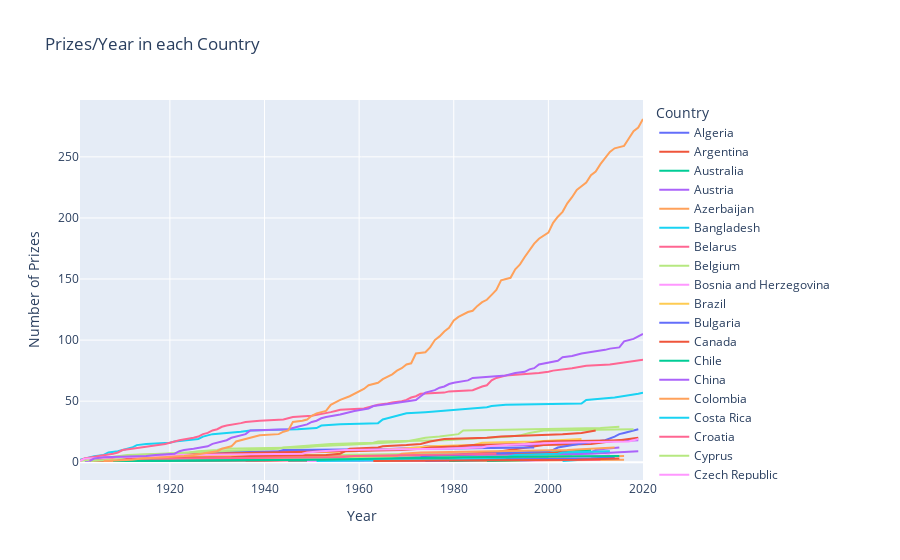

Notebook code for this chart:
### Markdown cell above
### Number of Prizes Won by Each Country Over Time

* When did the United States eclipse every other country in terms of the number of prizes won? 
* Which country or countries were leading previously?
* Calculate the cumulative number of prizes won by each country in every year. Again, use the `birth_country_current` of the winner to calculate this. 
* Create a [plotly line chart](https://plotly.com/python/line-charts/) where each country is a coloured line.

### Code cell
nr_prizes_country_year = df_data.groupby(["birth_country_current","year"],as_index=False)["prize"].count().sort_values(["birth_country_current","year"])

nr_prizes_country_year["cum_prize"] = nr_prizes_country_year.groupby("birth_country_current")["prize"].cumsum()
# nr_prizes_country_year[nr_prizes_country_year["birth_country_current"] == "United States of America"]
nr_prizes_country_year_line = px.line(data_frame=nr_prizes_country_year,x="year",y="cum_prize",color="birth_country_current",
                                      title="Prizes/Year in each Country")
nr_prizes_country_year_line.update_layout(yaxis_title = "Number of Prizes",xaxis_title="Year",legend_title_text = "Country")

### Figure 1 — Plotly figure (JSON) as saved in the notebook; plotly's stock layout.template omitted (floating-point values rounded to 4 significant figures)
{"data": [{"hovertemplate": "birth_country_current=Algeria<br>year=%{x}<br>cum_prize=%{y}<extra></extra>", "legendgroup": "Algeria", "line": {"color": "#636efa", "dash": "solid"}, "marker": {"symbol": "circle"}, "mode": "lines", "name": "Algeria", "orientation": "v", "showlegend": true, "type": "scatter", "x": [1957, 1997], "xaxis": "x", "y": [1, 2], "yaxis": "y"}, {"hovertemplate": "birth_country_current=Argentina<br>year=%{x}<br>cum_prize=%{y}<extra></extra>", "legendgroup": "Argentina", "line": {"color": "#EF553B", "dash": "solid"}, "marker": {"symbol": "circle"}, "mode": "lines", "name": "Argentina", "orientation": "v", "showlegend": true, "type": "scatter", "x": [1936, 1947, 1980, 1984], "xaxis": "x", "y": [1, 2, 3, 4], "yaxis": "y"}, {"hovertemplate": "birth_country_current=Australia<br>year=%{x}<br>cum_prize=%{y}<extra></extra>", "legendgroup": "Australia", "line": {"color": "#00cc96", "dash": "solid"}, "marker": {"symbol": "circle"}, "mode": "lines", "name": "Australia", "orientation": "v", "showlegend": true, "type": "scatter", "x": [1915, 1945, 1960, 1963, 1964, 1975, 1996, 2005, 2009], "xaxis": "x", "y": [1, 2, 3, 4, 5, 6, 7, 9, 10], "yaxis": "y"}, {"hovertemplate": "birth_country_current=Austria<br>year=%{x}<br>cum_prize=%{y}<extra></extra>", "legendgroup": "Austria", "line": {"color": "#ab63fa", "dash": "solid"}, "marker": {"symbol": "circle"}, "mode": "lines", "name": "Austria", "orientation": "v", "showlegend": true, "type": "scatter", "x": [1911, 1914, 1925, 1927, 1930, 1933, 1936, 1938, 1945, 1962, 1973, 1974, 1998, 2000, 2004, 2013, 2019], "xaxis": "x", "y": [1, 2, 3, 4, 5, 6, 7, 8, 9, 10, 12, 13, 14, 15, 16, 17, 18], "yaxis": "y"}, {"hovertemplate": "birth_country_current=Azerbaijan<br>year=%{x}<br>cum_prize=%{y}<extra></extra>", "legendgroup": "Azerbaijan", "line": {"color": "#FFA15A", "dash": "solid"}, "marker": {"symbol": "circle"}, "mode": "lines", "name": "Azerbaijan", "orientation": "v", "showlegend": true, "type": "scatter", "x": [1962], "xaxis": "x", "y": [1], "yaxis": "y"}, {"hovertemplate": "birth_country_current=Bangladesh<br>year=%{x}<br>cum_prize=%{y}<extra></extra>", "legendgroup": "Bangladesh", "line": {"color": "#19d3f3", "dash": "solid"}, "marker": {"symbol": "circle"}, "mode": "lines", "name": "Bangladesh", "orientation": "v", "showlegend": true, "type": "scatter", "x": [2006], "xaxis": "x", "y": [1], "yaxis": "y"}, {"hovertemplate": "birth_country_current=Belarus<br>year=%{x}<br>cum_prize=%{y}<extra></extra>", "legendgroup": "Belarus", "line": {"color": "#FF6692", "dash": "solid"}, "marker": {"symbol": "circle"}, "mode": "lines", "name": "Belarus", "orientation": "v", "showlegend": true, "type": "scatter", "x": [1971, 1978, 1994, 2000], "xaxis": "x", "y": [1, 2, 3, 4], "yaxis": "y"}, {"hovertemplate": "birth_country_current=Belgium<br>year=%{x}<br>cum_prize=%{y}<extra></extra>", "legendgroup": "Belgium", "line": {"color": "#B6E880", "dash": "solid"}, "marker": {"symbol": "circle"}, "mode": "lines", "name": "Belgium", "orientation": "v", "showlegend": true, "type": "scatter", "x": [1909, 1911, 1913, 1919, 1938, 1958, 1974, 2005, 2013], "xaxis": "x", "y": [1, 2, 3, 4, 5, 6, 7, 8, 9], "yaxis": "y"}, {"hovertemplate": "birth_country_current=Bosnia and Herzegovina<br>year=%{x}<br>cum_prize=%{y}<extra></extra>", "legendgroup": "Bosnia and Herzegovina", "line": {"color": "#FF97FF", "dash": "solid"}, "marker": {"symbol": "circle"}, "mode": "lines", "name": "Bosnia and Herzegovina", "orientation": "v", "showlegend": true, "type": "scatter", "x": [1961, 1975], "xaxis": "x", "y": [1, 2], "yaxis": "y"}, {"hovertemplate": "birth_country_current=Brazil<br>year=%{x}<br>cum_prize=%{y}<extra></extra>", "legendgroup": "Brazil", "line": {"color": "#FECB52", "dash": "solid"}, "marker": {"symbol": "circle"}, "mode": "lines", "name": "Brazil", "orientation": "v", "showlegend": true, "type": "scatter", "x": [1960], "xaxis": "x", "y": [1], "yaxis": "y"}, {"hovertemplate": "birth_country_current=Bulgaria<br>year=%{x}<br>cum_prize=%{y}<extra></extra>", "legendgroup": "Bulgaria", "line": {"color": "#636efa", "dash": "solid"}, "marker": {"symbol": "circle"}, "mode": "lines", "name": "Bulgaria", "orientation": "v", "showlegend": true, "type": "scatter", "x": [1981], "xaxis": "x", "y": [1], "yaxis": "y"}, {"hovertemplate": "birth_country_current=Canada<br>year=%{x}<br>cum_prize=%{y}<extra></extra>", "legendgroup": "Canada", "line": {"color": "#EF553B", "dash": "solid"}, "marker": {"symbol": "circle"}, "mode": "lines", "name": "Canada", "orientation": "v", "showlegend": true, "type": "scatter", "x": [1923, 1949, 1957, 1966, 1976, 1981, 1983, 1989, 1990, 1992, 1994, 1996, 1997, 1999, 2009, 2011, 2013, 2015, 2018, 2019], "xaxis": "x", "y": [1, 2, 3, 4, 5, 6, 7, 8, 9, 10, 11, 12, 13, 14, 15, 16, 17, 18, 19, 20], "yaxis": "y"}, {"hovertemplate": "birth_country_current=Chile<br>year=%{x}<br>cum_prize=%{y}<extra></extra>", "legendgroup": "Chile", "line": {"color": "#00cc96", "dash": "solid"}, "marker": {"symbol": "circle"}, "mode": "lines", "name": "Chile", "orientation": "v", "showlegend": true, "type": "scatter", "x": [1945, 1971], "xaxis": "x", "y": [1, 2], "yaxis": "y"}, {"hovertemplate": "birth_country_current=China<br>year=%{x}<br>cum_prize=%{y}<extra></extra>", "legendgroup": "China", "line": {"color": "#ab63fa", "dash": "solid"}, "marker": {"symbol": "circle"}, "mode": "lines", "name": "China", "orientation": "v", "showlegend": true, "type": "scatter", "x": [1956, 1957, 1989, 1992, 1998, 2000, 2009, 2010, 2012, 2015], "xaxis": "x", "y": [1, 3, 4, 5, 6, 7, 8, 10, 11, 12], "yaxis": "y"}, {"hovertemplate": "birth_country_current=Colombia<br>year=%{x}<br>cum_prize=%{y}<extra></extra>", "legendgroup": "Colombia", "line": {"color": "#FFA15A", "dash": "solid"}, "marker": {"symbol": "circle"}, "mode": "lines", "name": "Colombia", "orientation": "v", "showlegend": true, "type": "scatter", "x": [1982, 2016], "xaxis": "x", "y": [1, 2], "yaxis": "y"}, {"hovertemplate": "birth_country_current=Costa Rica<br>year=%{x}<br>cum_prize=%{y}<extra></extra>", "legendgroup": "Costa Rica", "line": {"color": "#19d3f3", "dash": "solid"}, "marker": {"symbol": "circle"}, "mode": "lines", "name": "Costa Rica", "orientation": "v", "showlegend": true, "type": "scatter", "x": [1987], "xaxis": "x", "y": [1], "yaxis": "y"}, {"hovertemplate": "birth_country_current=Croatia<br>year=%{x}<br>cum_prize=%{y}<extra></extra>", "legendgroup": "Croatia", "line": {"color": "#FF6692", "dash": "solid"}, "marker": {"symbol": "circle"}, "mode": "lines", "name": "Croatia", "orientation": "v", "showlegend": true, "type": "scatter", "x": [1939], "xaxis": "x", "y": [1], "yaxis": "y"}, {"hovertemplate": "birth_country_current=Cyprus<br>year=%{x}<br>cum_prize=%{y}<extra></extra>", "legendgroup": "Cyprus", "line": {"color": "#B6E880", "dash": "solid"}, "marker": {"symbol": "circle"}, "mode": "lines", "name": "Cyprus", "orientation": "v", "showlegend": true, "type": "scatter", "x": [2010], "xaxis": "x", "y": [1], "yaxis": "y"}, {"hovertemplate": "birth_country_current=Czech Republic<br>year=%{x}<br>cum_prize=%{y}<extra></extra>", "legendgroup": "Czech Republic", "line": {"color": "#FF97FF", "dash": "solid"}, "marker": {"symbol": "circle"}, "mode": "lines", "name": "Czech Republic", "orientation": "v", "showlegend": true, "type": "scatter", "x": [1905, 1947, 1959, 1984, 2007], "xaxis": "x", "y": [1, 3, 4, 5, 6], "yaxis": "y"}, {"hovertemplate": "birth_country_current=Democratic Republic of the Congo<br>year=%{x}<br>cum_prize=%{y}<extra></extra>", "legendgroup": "Democratic Republic of the Congo", "line": {"color": "#FECB52", "dash": "solid"}, "marker": {"symbol": "circle"}, "mode": "lines", "name": "Democratic Republic of the Congo", "orientation": "v", "showlegend": true, "type": "scatter", "x": [2018], "xaxis": "x", "y": [1], "yaxis": "y"}, {"hovertemplate": "birth_country_current=Denmark<br>year=%{x}<br>cum_prize=%{y}<extra></extra>", "legendgroup": "Denmark", "line": {"color": "#636efa", "dash": "solid"}, "marker": {"symbol": "circle"}, "mode": "lines", "name": "Denmark", "orientation": "v", "showlegend": true, "type": "scatter", "x": [1903, 1908, 1917, 1920, 1922, 1926, 1928, 1943, 1944, 1975, 1997], "xaxis": "x", "y": [1, 2, 4, 5, 6, 7, 8, 9, 10, 11, 12], "yaxis": "y"}, {"hovertemplate": "birth_country_current=East Timor<br>year=%{x}<br>cum_prize=%{y}<extra></extra>", "legendgroup": "East Timor", "line": {"color": "#EF553B", "dash": "solid"}, "marker": {"symbol": "circle"}, "mode": "lines", "name": "East Timor", "orientation": "v", "showlegend": true, "type": "scatter", "x": [1996], "xaxis": "x", "y": [2], "yaxis": "y"}, {"hovertemplate": "birth_country_current=Egypt<br>year=%{x}<br>cum_prize=%{y}<extra></extra>", "legendgroup": "Egypt", "line": {"color": "#00cc96", "dash": "solid"}, "marker": {"symbol": "circle"}, "mode": "lines", "name": "Egypt", "orientation": "v", "showlegend": true, "type": "scatter", "x": [1964, 1978, 1988, 1994, 1999, 2005], "xaxis": "x", "y": [1, 2, 3, 4, 5, 6], "yaxis": "y"}, {"hovertemplate": "birth_country_current=Ethiopia<br>year=%{x}<br>cum_prize=%{y}<extra></extra>", "legendgroup": "Ethiopia", "line": {"color": "#ab63fa", "dash": "solid"}, "marker": {"symbol": "circle"}, "mode": "lines", "name": "Ethiopia", "orientation": "v", "showlegend": true, "type": "scatter", "x": [2019], "xaxis": "x", "y": [1], "yaxis": "y"}, {"hovertemplate": "birth_country_current=Finland<br>year=%{x}<br>cum_prize=%{y}<extra></extra>", "legendgroup": "Finland", "line": {"color": "#FFA15A", "dash": "solid"}, "marker": {"symbol": "circle"}, "mode": "lines", "name": "Finland", "orientation": "v", "showlegend": true, "type": "scatter", "x": [1939, 1945, 1967, 2008, 2016], "xaxis": "x", "y": [1, 2, 3, 4, 5], "yaxis": "y"}, {"hovertemplate": "birth_country_current=France<br>year=%{x}<br>cum_prize=%{y}<extra></extra>", "legendgroup": "France", "line": {"color": "#19d3f3", "dash": "solid"}, "marker": {"symbol": "circle"}, "mode": "lines", "name": "France", "orientation": "v", "showlegend": true, "type": "scatter", "x": [1901, 1903, 1904, 1906, 1907, 1909, 1912, 1913, 1915, 1920, 1921, 1926, 1927, 1928, 1929, 1935, 1937, 1947, 1951, 1952, 1956, 1964, 1965, 1966, 1967, 1968, 1970, 1974, 1977, 1980, 1983, 1987, 1988, 1991, 2007, 2008, 2014, 2016, 2018, 2019, 2020], "xaxis": "x", "y": [2, 4, 5, 6, 8, 9, 12, 14, 15, 16, 17, 19, 21, 22, 23, 25, 26, 27, 28, 30, 31, 32, 35, 36, 37, 38, 40, 41, 42, 43, 44, 45, 46, 47, 48, 51, 53, 54, 55, 56, 57], "yaxis": "y"}, {"hovertemplate": "birth_country_current=Germany<br>year=%{x}<br>cum_prize=%{y}<extra></extra>", "legendgroup": "Germany", "line": {"color": "#FF6692", "dash": "solid"}, "marker": {"symbol": "circle"}, "mode": "lines", "name": "Germany", "orientation": "v", "showlegend": true, "type": "scatter", "x": [1901, 1902, 1905, 1907, 1908, 1909, 1910, 1912, 1914, 1915, 1918, 1919, 1920, 1921, 1922, 1925, 1926, 1927, 1928, 1929, 1930, 1931, 1932, 1935, 1936, 1939, 1944, 1945, 1946, 1950, 1953, 1954, 1955, 1956, 1961, 1963, 1964, 1966, 1967, 1969, 1970, 1971, 1972, 1973, 1978, 1979, 1984, 1986, 1987, 1988, 1989, 1991, 1995, 1998, 2000, 2001, 2005, 2007, 2008, 2013, 2017, 2019, 2020], "xaxis": "x", "y": [1, 3, 5, 6, 7, 8, 10, 11, 12, 13, 14, 15, 16, 17, 18, 20, 21, 23, 24, 26, 27, 29, 30, 32, 33, 34, 35, 36, 37, 38, 40, 41, 42, 43, 44, 46, 47, 48, 49, 50, 51, 53, 54, 56, 57, 58, 59, 62, 63, 67, 69, 71, 72, 73, 74, 75, 77, 78, 79, 80, 82, 83, 84], "yaxis": "y"}, {"hovertemplate": "birth_country_current=Ghana<br>year=%{x}<br>cum_prize=%{y}<extra></extra>", "legendgroup": "Ghana", "line": {"color": "#B6E880", "dash": "solid"}, "marker": {"symbol": "circle"}, "mode": "lines", "name": "Ghana", "orientation": "v", "showlegend": true, "type": "scatter", "x": [2001], "xaxis": "x", "y": [1], "yaxis": "y"}, {"hovertemplate": "birth_country_current=Greece<br>year=%{x}<br>cum_prize=%{y}<extra></extra>", "legendgroup": "Greece", "line": {"color": "#FF97FF", "dash": "solid"}, "marker": {"symbol": "circle"}, "mode": "lines", "name": "Greece", "orientation": "v", "showlegend": true, "type": "scatter", "x": [1979], "xaxis": "x", "y": [1], "yaxis": "y"}, {"hovertemplate": "birth_country_current=Guadeloupe Island<br>year=%{x}<br>cum_prize=%{y}<extra></extra>", "legendgroup": "Guadeloupe Island", "line": {"color": "#FECB52", "dash": "solid"}, "marker": {"symbol": "circle"}, "mode": "lines", "name": "Guadeloupe Island", "orientation": "v", "showlegend": true, "type": "scatter", "x": [1960], "xaxis": "x", "y": [1], "yaxis": "y"}, {"hovertemplate": "birth_country_current=Guatemala<br>year=%{x}<br>cum_prize=%{y}<extra></extra>", "legendgroup": "Guatemala", "line": {"color": "#636efa", "dash": "solid"}, "marker": {"symbol": "circle"}, "mode": "lines", "name": "Guatemala", "orientation": "v", "showlegend": true, "type": "scatter", "x": [1967, 1992], "xaxis": "x", "y": [1, 2], "yaxis": "y"}, {"hovertemplate": "birth_country_current=Hungary<br>year=%{x}<br>cum_prize=%{y}<extra></extra>", "legendgroup": "Hungary", "line": {"color": "#EF553B", "dash": "solid"}, "marker": {"symbol": "circle"}, "mode": "lines", "name": "Hungary", "orientation": "v", "showlegend": true, "type": "scatter", "x": [1937, 1943, 1961, 1963, 1971, 1994, 2002, 2004], "xaxis": "x", "y": [1, 2, 3, 4, 5, 7, 8, 9], "yaxis": "y"}, {"hovertemplate": "birth_country_current=Iceland<br>year=%{x}<br>cum_prize=%{y}<extra></extra>", "legendgroup": "Iceland", "line": {"color": "#00cc96", "dash": "solid"}, "marker": {"symbol": "circle"}, "mode": "lines", "name": "Iceland", "orientation": "v", "showlegend": true, "type": "scatter", "x": [1955], "xaxis": "x", "y": [1], "yaxis": "y"}, {"hovertemplate": "birth_country_current=India<br>year=%{x}<br>cum_prize=%{y}<extra></extra>", "legendgroup": "India", "line": {"color": "#ab63fa", "dash": "solid"}, "marker": {"symbol": "circle"}, "mode": "lines", "name": "India", "orientation": "v", "showlegend": true, "type": "scatter", "x": [1902, 1907, 1913, 1930, 1968, 1998, 2009, 2014, 2019], "xaxis": "x", "y": [1, 2, 3, 4, 5, 6, 7, 8, 9], "yaxis": "y"}, {"hovertemplate": "birth_country_current=Indonesia<br>year=%{x}<br>cum_prize=%{y}<extra></extra>", "legendgroup": "Indonesia", "line": {"color": "#FFA15A", "dash": "solid"}, "marker": {"symbol": "circle"}, "mode": "lines", "name": "Indonesia", "orientation": "v", "showlegend": true, "type": "scatter", "x": [1924], "xaxis": "x", "y": [1], "yaxis": "y"}, {"hovertemplate": "birth_country_current=Iran<br>year=%{x}<br>cum_prize=%{y}<extra></extra>", "legendgroup": "Iran", "line": {"color": "#19d3f3", "dash": "solid"}, "marker": {"symbol": "circle"}, "mode": "lines", "name": "Iran", "orientation": "v", "showlegend": true, "type": "scatter", "x": [2003, 2007], "xaxis": "x", "y": [1, 2], "yaxis": "y"}, {"hovertemplate": "birth_country_current=Iraq<br>year=%{x}<br>cum_prize=%{y}<extra></extra>", "legendgroup": "Iraq", "line": {"color": "#FF6692", "dash": "solid"}, "marker": {"symbol": "circle"}, "mode": "lines", "name": "Iraq", "orientation": "v", "showlegend": true, "type": "scatter", "x": [2018], "xaxis": "x", "y": [1], "yaxis": "y"}, {"hovertemplate": "birth_country_current=Ireland<br>year=%{x}<br>cum_prize=%{y}<extra></extra>", "legendgroup": "Ireland", "line": {"color": "#B6E880", "dash": "solid"}, "marker": {"symbol": "circle"}, "mode": "lines", "name": "Ireland", "orientation": "v", "showlegend": true, "type": "scatter", "x": [1923, 1925, 1951, 1969, 2015], "xaxis": "x", "y": [1, 2, 3, 4, 5], "yaxis": "y"}, {"hovertemplate": "birth_country_current=Israel<br>year=%{x}<br>cum_prize=%{y}<extra></extra>", "legendgroup": "Israel", "line": {"color": "#FF97FF", "dash": "solid"}, "marker": {"symbol": "circle"}, "mode": "lines", "name": "Israel", "orientation": "v", "showlegend": true, "type": "scatter", "x": [1994, 2002, 2004, 2009, 2011, 2013], "xaxis": "x", "y": [1, 2, 3, 4, 5, 6], "yaxis": "y"}, {"hovertemplate": "birth_country_current=Italy<br>year=%{x}<br>cum_prize=%{y}<extra></extra>", "legendgroup": "Italy", "line": {"color": "#FECB52", "dash": "solid"}, "marker": {"symbol": "circle"}, "mode": "lines", "name": "Italy", "orientation": "v", "showlegend": true, "type": "scatter", "x": [1906, 1907, 1909, 1926, 1934, 1938, 1959, 1963, 1969, 1975, 1984, 1985, 1986, 1997, 2002, 2007], "xaxis": "x", "y": [2, 3, 4, 5, 6, 7, 9, 10, 11, 13, 14, 15, 16, 17, 18, 19], "yaxis": "y"}, {"hovertemplate": "birth_country_current=Japan<br>year=%{x}<br>cum_prize=%{y}<extra></extra>", "legendgroup": "Japan", "line": {"color": "#636efa", "dash": "solid"}, "marker": {"symbol": "circle"}, "mode": "lines", "name": "Japan", "orientation": "v", "showlegend": true, "type": "scatter", "x": [1949, 1965, 1968, 1973, 1974, 1981, 1987, 1994, 2000, 2001, 2002, 2008, 2010, 2012, 2014, 2015, 2016, 2017, 2018, 2019], "xaxis": "x", "y": [1, 2, 3, 4, 5, 6, 7, 8, 9, 10, 12, 16, 17, 18, 21, 23, 24, 25, 26, 27], "yaxis": "y"}, {"hovertemplate": "birth_country_current=Kenya<br>year=%{x}<br>cum_prize=%{y}<extra></extra>", "legendgroup": "Kenya", "line": {"color": "#EF553B", "dash": "solid"}, "marker": {"symbol": "circle"}, "mode": "lines", "name": "Kenya", "orientation": "v", "showlegend": true, "type": "scatter", "x": [2004], "xaxis": "x", "y": [1], "yaxis": "y"}, {"hovertemplate": "birth_country_current=Korea (South Korea)<br>year=%{x}<br>cum_prize=%{y}<extra></extra>", "legendgroup": "Korea (South Korea)", "line": {"color": "#00cc96", "dash": "solid"}, "marker": {"symbol": "circle"}, "mode": "lines", "name": "Korea (South Korea)", "orientation": "v", "showlegend": true, "type": "scatter", "x": [1987, 2000], "xaxis": "x", "y": [1, 2], "yaxis": "y"}, {"hovertemplate": "birth_country_current=Latvia<br>year=%{x}<br>cum_prize=%{y}<extra></extra>", "legendgroup": "Latvia", "line": {"color": "#ab63fa", "dash": "solid"}, "marker": {"symbol": "circle"}, "mode": "lines", "name": "Latvia", "orientation": "v", "showlegend": true, "type": "scatter", "x": [1909], "xaxis": "x", "y": [1], "yaxis": "y"}, {"hovertemplate": "birth_country_current=Liberia<br>year=%{x}<br>cum_prize=%{y}<extra></extra>", "legendgroup": "Liberia", "line": {"color": "#FFA15A", "dash": "solid"}, "marker": {"symbol": "circle"}, "mode": "lines", "name": "Liberia", "orientation": "v", "showlegend": true, "type": "scatter", "x": [2011], "xaxis": "x", "y": [2], "yaxis": "y"}, {"hovertemplate": "birth_country_current=Lithuania<br>year=%{x}<br>cum_prize=%{y}<extra></extra>", "legendgroup": "Lithuania", "line": {"color": "#19d3f3", "dash": "solid"}, "marker": {"symbol": "circle"}, "mode": "lines", "name": "Lithuania", "orientation": "v", "showlegend": true, "type": "scatter", "x": [1977, 1980, 1982], "xaxis": "x", "y": [1, 2, 3], "yaxis": "y"}, {"hovertemplate": "birth_country_current=Luxembourg<br>year=%{x}<br>cum_prize=%{y}<extra></extra>", "legendgroup": "Luxembourg", "line": {"color": "#FF6692", "dash": "solid"}, "marker": {"symbol": "circle"}, "mode": "lines", "name": "Luxembourg", "orientation": "v", "showlegend": true, "type": "scatter", "x": [1908, 2011], "xaxis": "x", "y": [1, 2], "yaxis": "y"}, {"hovertemplate": "birth_country_current=Madagascar<br>year=%{x}<br>cum_prize=%{y}<extra></extra>", "legendgroup": "Madagascar", "line": {"color": "#B6E880", "dash": "solid"}, "marker": {"symbol": "circle"}, "mode": "lines", "name": "Madagascar", "orientation": "v", "showlegend": true, "type": "scatter", "x": [1985], "xaxis": "x", "y": [1], "yaxis": "y"}, {"hovertemplate": "birth_country_current=Mexico<br>year=%{x}<br>cum_prize=%{y}<extra></extra>", "legendgroup": "Mexico", "line": {"color": "#FF97FF", "dash": "solid"}, "marker": {"symbol": "circle"}, "mode": "lines", "name": "Mexico", "orientation": "v", "showlegend": true, "type": "scatter", "x": [1982, 1990, 1995], "xaxis": "x", "y": [1, 2, 3], "yaxis": "y"}, {"hovertemplate": "birth_country_current=Morocco<br>year=%{x}<br>cum_prize=%{y}<extra></extra>", "legendgroup": "Morocco", "line": {"color": "#FECB52", "dash": "solid"}, "marker": {"symbol": "circle"}, "mode": "lines", "name": "Morocco", "orientation": "v", "showlegend": true, "type": "scatter", "x": [2012], "xaxis": "x", "y": [1], "yaxis": "y"}, {"hovertemplate": "birth_country_current=Myanmar<br>year=%{x}<br>cum_prize=%{y}<extra></extra>", "legendgroup": "Myanmar", "line": {"color": "#636efa", "dash": "solid"}, "marker": {"symbol": "circle"}, "mode": "lines", "name": "Myanmar", "orientation": "v", "showlegend": true, "type": "scatter", "x": [1991], "xaxis": "x", "y": [1], "yaxis": "y"}, {"hovertemplate": "birth_country_current=Netherlands<br>year=%{x}<br>cum_prize=%{y}<extra></extra>", "legendgroup": "Netherlands", "line": {"color": "#EF553B", "dash": "solid"}, "marker": {"symbol": "circle"}, "mode": "lines", "name": "Netherlands", "orientation": "v", "showlegend": true, "type": "scatter", "x": [1901, 1902, 1910, 1911, 1913, 1929, 1936, 1953, 1969, 1973, 1975, 1981, 1984, 1995, 1999, 2016], "xaxis": "x", "y": [1, 3, 4, 5, 6, 7, 8, 9, 10, 11, 12, 13, 14, 15, 17, 18], "yaxis": "y"}, {"hovertemplate": "birth_country_current=New Zealand<br>year=%{x}<br>cum_prize=%{y}<extra></extra>", "legendgroup": "New Zealand", "line": {"color": "#00cc96", "dash": "solid"}, "marker": {"symbol": "circle"}, "mode": "lines", "name": "New Zealand", "orientation": "v", "showlegend": true, "type": "scatter", "x": [1908, 1962, 2000], "xaxis": "x", "y": [1, 2, 3], "yaxis": "y"}, {"hovertemplate": "birth_country_current=Nigeria<br>year=%{x}<br>cum_prize=%{y}<extra></extra>", "legendgroup": "Nigeria", "line": {"color": "#ab63fa", "dash": "solid"}, "marker": {"symbol": "circle"}, "mode": "lines", "name": "Nigeria", "orientation": "v", "showlegend": true, "type": "scatter", "x": [1986], "xaxis": "x", "y": [1], "yaxis": "y"}, {"hovertemplate": "birth_country_current=Norway<br>year=%{x}<br>cum_prize=%{y}<extra></extra>", "legendgroup": "Norway", "line": {"color": "#FFA15A", "dash": "solid"}, "marker": {"symbol": "circle"}, "mode": "lines", "name": "Norway", "orientation": "v", "showlegend": true, "type": "scatter", "x": [1903, 1920, 1921, 1922, 1968, 1969, 1973, 1989, 2004, 2014], "xaxis": "x", "y": [1, 2, 3, 4, 5, 7, 8, 9, 10, 12], "yaxis": "y"}, {"hovertemplate": "birth_country_current=Pakistan<br>year=%{x}<br>cum_prize=%{y}<extra></extra>", "legendgroup": "Pakistan", "line": {"color": "#19d3f3", "dash": "solid"}, "marker": {"symbol": "circle"}, "mode": "lines", "name": "Pakistan", "orientation": "v", "showlegend": true, "type": "scatter", "x": [1979, 1983, 2014], "xaxis": "x", "y": [1, 2, 3], "yaxis": "y"}, {"hovertemplate": "birth_country_current=Peru<br>year=%{x}<br>cum_prize=%{y}<extra></extra>", "legendgroup": "Peru", "line": {"color": "#FF6692", "dash": "solid"}, "marker": {"symbol": "circle"}, "mode": "lines", "name": "Peru", "orientation": "v", "showlegend": true, "type": "scatter", "x": [2010], "xaxis": "x", "y": [1], "yaxis": "y"}, {"hovertemplate": "birth_country_current=Poland<br>year=%{x}<br>cum_prize=%{y}<extra></extra>", "legendgroup": "Poland", "line": {"color": "#B6E880", "dash": "solid"}, "marker": {"symbol": "circle"}, "mode": "lines", "name": "Poland", "orientation": "v", "showlegend": true, "type": "scatter", "x": [1901, 1903, 1905, 1907, 1908, 1911, 1918, 1924, 1931, 1939, 1943, 1944, 1950, 1954, 1963, 1964, 1978, 1983, 1985, 1992, 1994, 1995, 1996, 1999, 2018], "xaxis": "x", "y": [1, 2, 3, 4, 5, 6, 7, 8, 9, 10, 11, 12, 14, 15, 16, 17, 18, 19, 20, 21, 22, 23, 24, 26, 27], "yaxis": "y"}, {"hovertemplate": "birth_country_current=Portugal<br>year=%{x}<br>cum_prize=%{y}<extra></extra>", "legendgroup": "Portugal", "line": {"color": "#FF97FF", "dash": "solid"}, "marker": {"symbol": "circle"}, "mode": "lines", "name": "Portugal", "orientation": "v", "showlegend": true, "type": "scatter", "x": [1949, 1998], "xaxis": "x", "y": [1, 2], "yaxis": "y"}, {"hovertemplate": "birth_country_current=Republic of Macedonia<br>year=%{x}<br>cum_prize=%{y}<extra></extra>", "legendgroup": "Republic of Macedonia", "line": {"color": "#FECB52", "dash": "solid"}, "marker": {"symbol": "circle"}, "mode": "lines", "name": "Republic of Macedonia", "orientation": "v", "showlegend": true, "type": "scatter", "x": [1979], "xaxis": "x", "y": [1], "yaxis": "y"}, {"hovertemplate": "birth_country_current=Romania<br>year=%{x}<br>cum_prize=%{y}<extra></extra>", "legendgroup": "Romania", "line": {"color": "#636efa", "dash": "solid"}, "marker": {"symbol": "circle"}, "mode": "lines", "name": "Romania", "orientation": "v", "showlegend": true, "type": "scatter", "x": [1974, 1986, 2009, 2014], "xaxis": "x", "y": [1, 2, 3, 4], "yaxis": "y"}, {"hovertemplate": "birth_country_current=Russia<br>year=%{x}<br>cum_prize=%{y}<extra></extra>", "legendgroup": "Russia", "line": {"color": "#EF553B", "dash": "solid"}, "marker": {"symbol": "circle"}, "mode": "lines", "name": "Russia", "orientation": "v", "showlegend": true, "type": "scatter", "x": [1904, 1910, 1911, 1933, 1937, 1953, 1956, 1958, 1964, 1965, 1970, 1973, 1975, 1977, 1978, 1987, 1990, 2003, 2007, 2010], "xaxis": "x", "y": [1, 2, 3, 4, 5, 6, 7, 11, 12, 13, 14, 15, 17, 18, 19, 20, 21, 23, 24, 26], "yaxis": "y"}, {"hovertemplate": "birth_country_current=Saint Lucia<br>year=%{x}<br>cum_prize=%{y}<extra></extra>", "legendgroup": "Saint Lucia", "line": {"color": "#00cc96", "dash": "solid"}, "marker": {"symbol": "circle"}, "mode": "lines", "name": "Saint Lucia", "orientation": "v", "showlegend": true, "type": "scatter", "x": [1979, 1992], "xaxis": "x", "y": [1, 2], "yaxis": "y"}, {"hovertemplate": "birth_country_current=Slovakia<br>year=%{x}<br>cum_prize=%{y}<extra></extra>", "legendgroup": "Slovakia", "line": {"color": "#ab63fa", "dash": "solid"}, "marker": {"symbol": "circle"}, "mode": "lines", "name": "Slovakia", "orientation": "v", "showlegend": true, "type": "scatter", "x": [1905], "xaxis": "x", "y": [1], "yaxis": "y"}, {"hovertemplate": "birth_country_current=Slovenia<br>year=%{x}<br>cum_prize=%{y}<extra></extra>", "legendgroup": "Slovenia", "line": {"color": "#FFA15A", "dash": "solid"}, "marker": {"symbol": "circle"}, "mode": "lines", "name": "Slovenia", "orientation": "v", "showlegend": true, "type": "scatter", "x": [1923], "xaxis": "x", "y": [1], "yaxis": "y"}, {"hovertemplate": "birth_country_current=South Africa<br>year=%{x}<br>cum_prize=%{y}<extra></extra>", "legendgroup": "South Africa", "line": {"color": "#19d3f3", "dash": "solid"}, "marker": {"symbol": "circle"}, "mode": "lines", "name": "South Africa", "orientation": "v", "showlegend": true, "type": "scatter", "x": [1951, 1979, 1984, 1991, 1993, 2002, 2003, 2013], "xaxis": "x", "y": [1, 2, 3, 4, 6, 7, 8, 9], "yaxis": "y"}, {"hovertemplate": "birth_country_current=Spain<br>year=%{x}<br>cum_prize=%{y}<extra></extra>", "legendgroup": "Spain", "line": {"color": "#FF6692", "dash": "solid"}, "marker": {"symbol": "circle"}, "mode": "lines", "name": "Spain", "orientation": "v", "showlegend": true, "type": "scatter", "x": [1904, 1906, 1922, 1956, 1959, 1977, 1989], "xaxis": "x", "y": [1, 2, 3, 4, 5, 6, 7], "yaxis": "y"}, {"hovertemplate": "birth_country_current=Sweden<br>year=%{x}<br>cum_prize=%{y}<extra></extra>", "legendgroup": "Sweden", "line": {"color": "#B6E880", "dash": "solid"}, "marker": {"symbol": "circle"}, "mode": "lines", "name": "Sweden", "orientation": "v", "showlegend": true, "type": "scatter", "x": [1903, 1908, 1909, 1911, 1912, 1916, 1921, 1924, 1926, 1930, 1931, 1948, 1951, 1955, 1961, 1970, 1974, 1977, 1981, 1982, 2000, 2011, 2015], "xaxis": "x", "y": [1, 2, 3, 4, 5, 6, 7, 8, 9, 10, 11, 12, 13, 14, 15, 17, 20, 21, 23, 26, 27, 28, 29], "yaxis": "y"}, {"hovertemplate": "birth_country_current=Switzerland<br>year=%{x}<br>cum_prize=%{y}<extra></extra>", "legendgroup": "Switzerland", "line": {"color": "#FF97FF", "dash": "solid"}, "marker": {"symbol": "circle"}, "mode": "lines", "name": "Switzerland", "orientation": "v", "showlegend": true, "type": "scatter", "x": [1901, 1902, 1909, 1919, 1920, 1948, 1949, 1952, 1957, 1978, 1986, 1987, 1991, 1996, 2002, 2017, 2019], "xaxis": "x", "y": [1, 3, 4, 5, 6, 7, 8, 9, 10, 11, 12, 13, 14, 15, 16, 17, 19], "yaxis": "y"}, {"hovertemplate": "birth_country_current=Taiwan<br>year=%{x}<br>cum_prize=%{y}<extra></extra>", "legendgroup": "Taiwan", "line": {"color": "#FECB52", "dash": "solid"}, "marker": {"symbol": "circle"}, "mode": "lines", "name": "Taiwan", "orientation": "v", "showlegend": true, "type": "scatter", "x": [1986], "xaxis": "x", "y": [1], "yaxis": "y"}, {"hovertemplate": "birth_country_current=Trinidad<br>year=%{x}<br>cum_prize=%{y}<extra></extra>", "legendgroup": "Trinidad", "line": {"color": "#636efa", "dash": "solid"}, "marker": {"symbol": "circle"}, "mode": "lines", "name": "Trinidad", "orientation": "v", "showlegend": true, "type": "scatter", "x": [2001], "xaxis": "x", "y": [1], "yaxis": "y"}, {"hovertemplate": "birth_country_current=Turkey<br>year=%{x}<br>cum_prize=%{y}<extra></extra>", "legendgroup": "Turkey", "line": {"color": "#EF553B", "dash": "solid"}, "marker": {"symbol": "circle"}, "mode": "lines", "name": "Turkey", "orientation": "v", "showlegend": true, "type": "scatter", "x": [1963, 2006, 2015], "xaxis": "x", "y": [1, 2, 3], "yaxis": "y"}, {"hovertemplate": "birth_country_current=Ukraine<br>year=%{x}<br>cum_prize=%{y}<extra></extra>", "legendgroup": "Ukraine", "line": {"color": "#00cc96", "dash": "solid"}, "marker": {"symbol": "circle"}, "mode": "lines", "name": "Ukraine", "orientation": "v", "showlegend": true, "type": "scatter", "x": [1908, 1952, 1966, 1981, 2015], "xaxis": "x", "y": [1, 2, 3, 4, 5], "yaxis": "y"}, {"hovertemplate": "birth_country_current=United Kingdom<br>year=%{x}<br>cum_prize=%{y}<extra></extra>", "legendgroup": "United Kingdom", "line": {"color": "#ab63fa", "dash": "solid"}, "marker": {"symbol": "circle"}, "mode": "lines", "name": "United Kingdom", "orientation": "v", "showlegend": true, "type": "scatter", "x": [1903, 1904, 1906, 1915, 1917, 1921, 1922, 1923, 1925, 1927, 1928, 1929, 1932, 1933, 1934, 1935, 1936, 1937, 1945, 1947, 1948, 1949, 1950, 1951, 1952, 1953, 1956, 1957, 1958, 1959, 1962, 1963, 1967, 1969, 1972, 1973, 1974, 1976, 1977, 1978, 1979, 1980, 1982, 1983, 1984, 1988, 1991, 1993, 1995, 1996, 1997, 1998, 2001, 2002, 2003, 2005, 2007, 2009, 2010, 2012, 2013, 2015, 2016, 2017, 2018, 2019, 2020], "xaxis": "x", "y": [1, 3, 4, 5, 6, 7, 9, 10, 11, 12, 13, 15, 18, 20, 21, 22, 23, 26, 27, 29, 30, 31, 33, 34, 36, 37, 39, 40, 41, 42, 44, 46, 48, 49, 51, 54, 57, 59, 61, 62, 64, 65, 66, 67, 69, 70, 71, 73, 74, 76, 77, 80, 82, 83, 86, 87, 89, 90, 91, 92, 93, 94, 99, 100, 101, 103, 105], "yaxis": "y"}, {"hovertemplate": "birth_country_current=United States of America<br>year=%{x}<br>cum_prize=%{y}<extra></extra>", "legendgroup": "United States of America", "line": {"color": "#FFA15A", "dash": "solid"}, "marker": {"symbol": "circle"}, "mode": "lines", "name": "United States of America", "orientation": "v", "showlegend": true, "type": "scatter", "x": [1906, 1912, 1914, 1919, 1923, 1925, 1927, 1929, 1930, 1931, 1932, 1933, 1934, 1936, 1937, 1938, 1939, 1943, 1944, 1945, 1946, 1948, 1949, 1950, 1951, 1952, 1953, 1954, 1955, 1956, 1958, 1959, 1960, 1961, 1962, 1964, 1965, 1966, 1967, 1968, 1969, 1970, 1971, 1972, 1974, 1975, 1976, 1977, 1978, 1979, 1980, 1981, 1982, 1983, 1984, 1985, 1986, 1987, 1988, 1989, 1990, 1992, 1993, 1994, 1995, 1996, 1997, 1998, 2000, 2001, 2002, 2003, 2004, 2005, 2006, 2007, 2008, 2009, 2010, 2011, 2012, 2013, 2014, 2015, 2016, 2017, 2018, 2019, 2020], "xaxis": "x", "y": [1, 2, 3, 4, 5, 6, 7, 8, 9, 11, 12, 13, 17, 19, 20, 21, 22, 23, 25, 26, 33, 34, 35, 38, 40, 41, 42, 47, 49, 51, 54, 56, 58, 60, 63, 65, 68, 70, 72, 75, 77, 80, 81, 89, 90, 94, 100, 103, 107, 110, 116, 119, 121, 123, 124, 128, 131, 133, 137, 141, 149, 151, 158, 162, 168, 173, 179, 183, 188, 196, 201, 205, 212, 217, 223, 226, 229, 235, 238, 244, 249, 254, 257, 258, 259, 265, 271, 274, 281], "yaxis": "y"}, {"hovertemplate": "birth_country_current=Venezuela<br>year=%{x}<br>cum_prize=%{y}<extra></extra>", "legendgroup": "Venezuela", "line": {"color": "#19d3f3", "dash": "solid"}, "marker": {"symbol": "circle"}, "mode": "lines", "name": "Venezuela", "orientation": "v", "showlegend": true, "type": "scatter", "x": [1980], "xaxis": "x", "y": [1], "yaxis": "y"}, {"hovertemplate": "birth_country_current=Vietnam<br>year=%{x}<br>cum_prize=%{y}<extra></extra>", "legendgroup": "Vietnam", "line": {"color": "#FF6692", "dash": "solid"}, "marker": {"symbol": "circle"}, "mode": "lines", "name": "Vietnam", "orientation": "v", "showlegend": true, "type": "scatter", "x": [1973], "xaxis": "x", "y": [1], "yaxis": "y"}, {"hovertemplate": "birth_country_current=Yemen<br>year=%{x}<br>cum_prize=%{y}<extra></extra>", "legendgroup": "Yemen", "line": {"color": "#B6E880", "dash": "solid"}, "marker": {"symbol": "circle"}, "mode": "lines", "name": "Yemen", "orientation": "v", "showlegend": true, "type": "scatter", "x": [2011], "xaxis": "x", "y": [1], "yaxis": "y"}, {"hovertemplate": "birth_country_current=Zimbabwe<br>year=%{x}<br>cum_prize=%{y}<extra></extra>", "legendgroup": "Zimbabwe", "line": {"color": "#FF97FF", "dash": "solid"}, "marker": {"symbol": "circle"}, "mode": "lines", "name": "Zimbabwe", "orientation": "v", "showlegend": true, "type": "scatter", "x": [1960], "xaxis": "x", "y": [1], "yaxis": "y"}], "layout": {"legend": {"title": {"text": "Country"}, "tracegroupgap": 0}, "title": {"text": "Prizes/Year in each Country"}, "xaxis": {"anchor": "y", "domain": [0, 1], "title": {"text": "Year"}}, "yaxis": {"anchor": "x", "domain": [0, 1], "title": {"text": "Number of Prizes"}}}}
